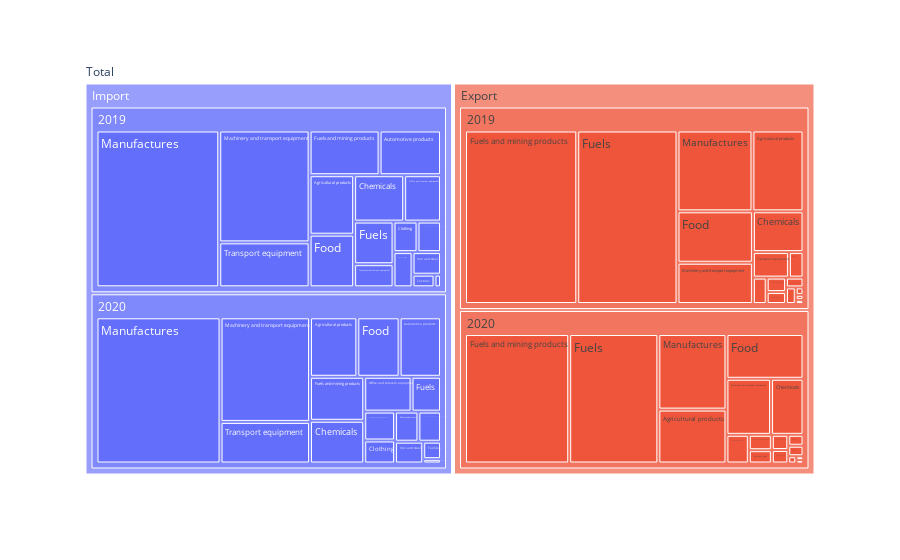

Notebook cell for this chart:
### Code cell
fig = px.treemap(product, path=[px.Constant("Total"), "Indicator", "Year", "Product"], values="Value")
fig.show()

### Figure 1 — Plotly figure (JSON) as saved in the notebook; plotly's stock layout.template omitted (floating-point values rounded to 4 significant figures)
{"data": [{"branchvalues": "total", "domain": {"x": [0, 1], "y": [0, 1]}, "hovertemplate": "labels=%{label}<br>Value=%{value}<br>parent=%{parent}<br>id=%{id}<extra></extra>", "ids": ["Total/Export/2019/Agricultural products", "Total/Import/2019/Agricultural products", "Total/Export/2020/Agricultural products", "Total/Import/2020/Agricultural products", "Total/Export/2019/Automotive products", "Total/Import/2019/Automotive products", "Total/Export/2020/Automotive products", "Total/Import/2020/Automotive products", "Total/Export/2019/Chemicals", "Total/Import/2019/Chemicals", "Total/Export/2020/Chemicals", "Total/Import/2020/Chemicals", "Total/Export/2019/Clothing", "Total/Import/2019/Clothing", "Total/Export/2020/Clothing", "Total/Import/2020/Clothing", "Total/Export/2019/Electronic data processing and office equipment", "Total/Import/2019/Electronic data processing and office equipment", "Total/Export/2020/Electronic data processing and office equipment", "Total/Import/2020/Electronic data processing and office equipment", "Total/Export/2019/Food", "Total/Import/2019/Food", "Total/Export/2020/Food", "Total/Import/2020/Food", "Total/Export/2019/Fuels", "Total/Import/2019/Fuels", "Total/Export/2020/Fuels", "Total/Import/2020/Fuels", "Total/Export/2019/Fuels and mining products", "Total/Import/2019/Fuels and mining products", "Total/Export/2020/Fuels and mining products", "Total/Import/2020/Fuels and mining products", "Total/Export/2019/Integrated circuits and electronic components", "Total/Import/2019/Integrated circuits and electronic components", "Total/Export/2020/Integrated circuits and electronic components", "Total/Import/2020/Integrated circuits and electronic components", "Total/Export/2019/Iron and steel", "Total/Import/2019/Iron and steel", "Total/Export/2020/Iron and steel", "Total/Import/2020/Iron and steel", "Total/Export/2019/Machinery and transport equipment", "Total/Import/2019/Machinery and transport equipment", "Total/Export/2020/Machinery and transport equipment", "Total/Import/2020/Machinery and transport equipment", "Total/Export/2019/Manufactures", "Total/Import/2019/Manufactures", "Total/Export/2020/Manufactures", "Total/Import/2020/Manufactures", "Total/Export/2019/Office and telecom equipment", "Total/Import/2019/Office and telecom equipment", "Total/Export/2020/Office and telecom equipment", "Total/Import/2020/Office and telecom equipment", "Total/Export/2019/Pharmaceuticals", "Total/Import/2019/Pharmaceuticals", "Total/Export/2020/Pharmaceuticals", "Total/Import/2020/Pharmaceuticals", "Total/Export/2019/Telecommunications equipment", "Total/Import/2019/Telecommunications equipment", "Total/Export/2020/Telecommunications equipment", "Total/Import/2020/Telecommunications equipment", "Total/Export/2019/Textiles", "Total/Import/2019/Textiles", "Total/Export/2020/Textiles", "Total/Import/2020/Textiles", "Total/Export/2019/Total merchandise", "Total/Import/2019/Total merchandise", "Total/Export/2020/Total merchandise", "Total/Import/2020/Total merchandise", "Total/Export/2019/Transport equipment", "Total/Import/2019/Transport equipment", "Total/Export/2020/Transport equipment", "Total/Import/2020/Transport equipment", "Total/Export/2019", "Total/Import/2019", "Total/Export/2020", "Total/Import/2020", "Total/Export", "Total/Import", "Total"], "labels": ["Agricultural products", "Agricultural products", "Agricultural products", "Agricultural products", "Automotive products", "Automotive products", "Automotive products", "Automotive products", "Chemicals", "Chemicals", "Chemicals", "Chemicals", "Clothing", "Clothing", "Clothing", "Clothing", "Electronic data processing and office equipment", "Electronic data processing and office equipment", "Electronic data processing and office equipment", "Electronic data processing and office equipment", "Food", "Food", "Food", "Food", "Fuels", "Fuels", "Fuels", "Fuels", "Fuels and mining products", "Fuels and mining products", "Fuels and mining products", "Fuels and mining products", "Integrated circuits and electronic components", "Integrated circuits and electronic components", "Integrated circuits and electronic components", "Integrated circuits and electronic components", "Iron and steel", "Iron and steel", "Iron and steel", "Iron and steel", "Machinery and transport equipment", "Machinery and transport equipment", "Machinery and transport equipment", "Machinery and transport equipment", "Manufactures", "Manufactures", "Manufactures", "Manufactures", "Office and telecom equipment", "Office and telecom equipment", "Office and telecom equipment", "Office and telecom equipment", "Pharmaceuticals", "Pharmaceuticals", "Pharmaceuticals", "Pharmaceuticals", "Telecommunications equipment", "Telecommunications equipment", "Telecommunications equipment", "Telecommunications equipment", "Textiles", "Textiles", "Textiles", "Textiles", "Total merchandise", "Total merchandise", "Total merchandise", "Total merchandise", "Transport equipment", "Transport equipment", "Transport equipment", "Transport equipment", "2019", "2019", "2020", "2020", "Export", "Import", "Total"], "name": "", "parents": ["Total/Export/2019", "Total/Import/2019", "Total/Export/2020", "Total/Import/2020", "Total/Export/2019", "Total/Import/2019", "Total/Export/2020", "Total/Import/2020", "Total/Export/2019", "Total/Import/2019", "Total/Export/2020", "Total/Import/2020", "Total/Export/2019", "Total/Import/2019", "Total/Export/2020", "Total/Import/2020", "Total/Export/2019", "Total/Import/2019", "Total/Export/2020", "Total/Import/2020", "Total/Export/2019", "Total/Import/2019", "Total/Export/2020", "Total/Import/2020", "Total/Export/2019", "Total/Import/2019", "Total/Export/2020", "Total/Import/2020", "Total/Export/2019", "Total/Import/2019", "Total/Export/2020", "Total/Import/2020", "Total/Export/2019", "Total/Import/2019", "Total/Export/2020", "Total/Import/2020", "Total/Export/2019", "Total/Import/2019", "Total/Export/2020", "Total/Import/2020", "Total/Export/2019", "Total/Import/2019", "Total/Export/2020", "Total/Import/2020", "Total/Export/2019", "Total/Import/2019", "Total/Export/2020", "Total/Import/2020", "Total/Export/2019", "Total/Import/2019", "Total/Export/2020", "Total/Import/2020", "Total/Export/2019", "Total/Import/2019", "Total/Export/2020", "Total/Import/2020", "Total/Export/2019", "Total/Import/2019", "Total/Export/2020", "Total/Import/2020", "Total/Export/2019", "Total/Import/2019", "Total/Export/2020", "Total/Import/2020", "Total/Export/2019", "Total/Import/2019", "Total/Export/2020", "Total/Import/2020", "Total/Export/2019", "Total/Import/2019", "Total/Export/2020", "Total/Import/2020", "Total/Export", "Total/Import", "Total/Export", "Total/Import", "Total", "Total", ""], "type": "treemap", "values": [13814, 8998, 12910, 9670, 933, 9330, 877, 8463, 6904, 7884, 6394, 7957, 107, 2488, 85, 2442, 543, 2437, 561, 2338, 12978, 7958, 12122, 8641, 58244, 5705, 40587, 3527, 65213, 10630, 47425, 8194, 130, 279, 101, 265, 1221, 2185, 1076, 2109, 10428, 34328, 8792, 32174, 20279, 65384, 18090, 62320, 1246, 5807, 1246, 5665, 774, 2271, 779, 2414, 574, 3091, 584, 3061, 194, 941, 204, 1069, 0, 0, 0, 0, 3080, 13790, 2256, 12789, 196662, 183506, 154089, 173098, 350751, 356604, 707355]}], "layout": {"legend": {"tracegroupgap": 0}, "margin": {"t": 60}}}
